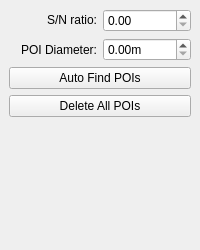
  <widget class="QDockWidget" name="auto_pois_dockWidget">
   <property name="sizePolicy">
    <sizepolicy hsizetype="Minimum" vsizetype="Preferred">
     <horstretch>0</horstretch>
     <verstretch>0</verstretch>
    </sizepolicy>
   </property>
   <property name="minimumSize">
    <size>
     <width>197</width>
     <height>250</height>
    </size>
   </property>
   <property name="windowTitle">
    <string>Auto POIs</string>
   </property>
   <attribute name="dockWidgetArea">
    <number>4</number>
   </attribute>
   <widget class="QWidget" name="dockWidgetContents_2">
    <layout class="QGridLayout" name="gridLayout_6">
     <item row="0" column="0">
      <layout class="QGridLayout" name="gridLayout_5" rowstretch="0,0,0,0,0" columnstretch="0,0,0">
       <item row="0" column="1">
        <widget class="QLabel" name="label_7">
         <property name="layoutDirection">
          <enum>Qt::RightToLeft</enum>
         </property>
         <property name="text">
          <string>&lt;html&gt;&lt;head/&gt;&lt;body&gt;&lt;p align=&quot;right&quot;&gt;S/N ratio:&lt;/p&gt;&lt;/body&gt;&lt;/html&gt;</string>
         </property>
        </widget>
       </item>
       <item row="3" column="1" colspan="2">
        <widget class="QPushButton" name="del_all_pois_PushButton">
         <property name="toolTip">
          <string>Delete all POIs.</string>
         </property>
         <property name="text">
          <string>Delete All POIs</string>
         </property>
        </widget>
       </item>
       <item row="0" column="2">
        <widget class="QDoubleSpinBox" name="poi_threshold_doubleSpinBox"/>
       </item>
       <item row="2" column="1" colspan="2">
        <widget class="QPushButton" name="auto_pois_PushButton">
         <property name="toolTip">
          <string>Find POIs automatically with user-set POI diameter and S/N ratio.</string>
         </property>
         <property name="statusTip">
          <string/>
         </property>
         <property name="text">
          <string>Auto Find POIs</string>
         </property>
        </widget>
       </item>
       <item row="4" column="1" colspan="2">
        <spacer name="verticalSpacer_3">
         <property name="orientation">
          <enum>Qt::Vertical</enum>
         </property>
         <property name="sizeHint" stdset="0">
          <size>
           <width>20</width>
           <height>40</height>
          </size>
         </property>
        </spacer>
       </item>
       <item row="1" column="2">
        <widget class="ScienDSpinBox" name="poi_diameter_doubleSpinBox">
         <property name="suffix">
          <string>m</string>
         </property>
        </widget>
       </item>
       <item row="1" column="1">
        <widget class="QLabel" name="label_10">
         <property name="text">
          <string>POI Diameter:</string>
         </property>
         <property name="alignment">
          <set>Qt::AlignRight|Qt::AlignTrailing|Qt::AlignVCenter</set>
         </property>
        </widget>
       </item>
      </layout>
     </item>
    </layout>
   </widget>
  </widget>
